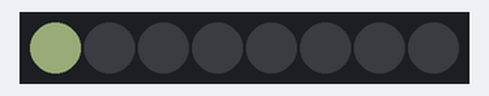
This sketch was run on a simulated Arduino Uno, built with avr-gcc and run on an emulated ATmega328P. Shown: 8 RGB LEDs in strip order, left to right. Dim RGB values are drawn brighter than linear; random numbers use the default seed unless the sketch sets one.

Above: at 1.84 s.
At 5.56 s:
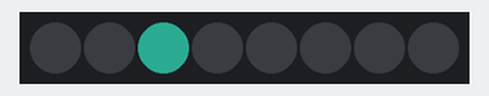
At 10.37 s:
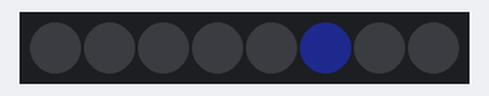
At 20.61 s:
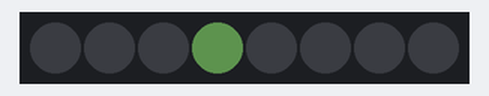
At 29.14 s:
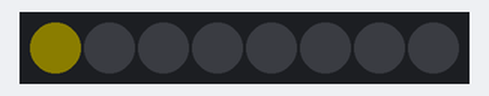
At 39.68 s:
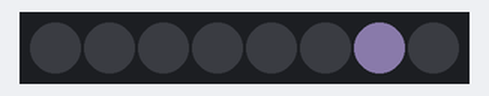
Timing chart, 0 to 40.0 s (numbered marks = the images above):
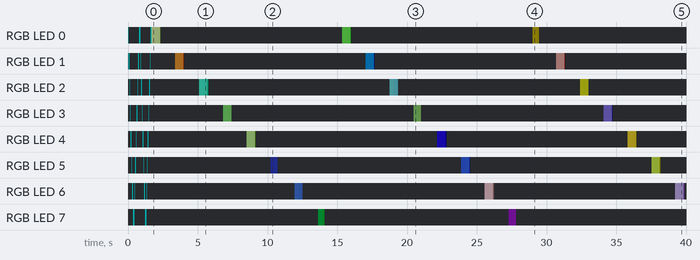

Measured:
- by itself, RGB LED 7: off → RGB(0, 50, 50) at 0.37 s, → off 0.11 s later, → RGB(0, 50, 50) 0.74 s later, → off 0.11 s later, … (10 changes in this stretch)

The sketch:

led-control.ino
```cpp
#include <FastLED.h>

#define NUM_LEDS 8
#define DATA_PIN 2

#define LED_INTESITY 50

bool waiting = true;

CRGB randomColor() {
    return CRGB(random(256), random(256), random(256));
}

// Define the array of leds
CRGB leds[NUM_LEDS];

void setup() {
    FastLED.addLeds<WS2812, DATA_PIN, GRB>(leds, NUM_LEDS);
    FastLED.setBrightness(LED_INTESITY);
    for(int j = 0; j < 2 ; j++){


      for(int i = 0; i < NUM_LEDS; i++){
          leds[i] = CRGB(0, 255, 255);
          FastLED.show();
          delay(50);
          leds[i] = CRGB(0, 0, 0);
          FastLED.show();

      }
      for (int i = NUM_LEDS; i --> 0; ){
          leds[i] = CRGB(0, 255, 255);
          FastLED.show();
          delay(50);
          leds[i] = CRGB(0, 0, 0);
          FastLED.show();
      }
    }
}

void loop() {
    if(waiting){
      waitingAnim();
    }
}

void waitingAnim(){
  for(int i = 0; i < NUM_LEDS; i++){
      leds[i] = randomColor();
      FastLED.show();
      delay(300);
      for (int j = 255; j >= 0; j--) {
            leds[i].fadeToBlackBy(10); // Fade the LED
            FastLED.show();
            delay(5);
        }
    }
}
```
